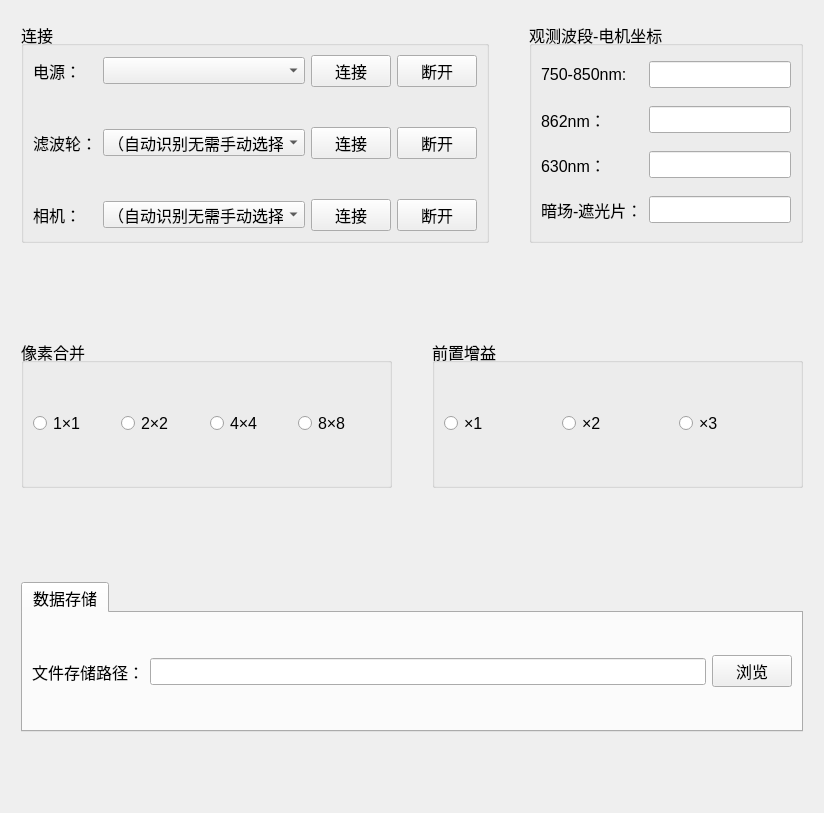
      <widget class="QWidget" name="stackedWidgetPage1">
       <layout class="QVBoxLayout" name="verticalLayout_11">
        <item>
         <layout class="QHBoxLayout" name="horizontalLayout_12">
          <property name="spacing">
           <number>40</number>
          </property>
          <property name="leftMargin">
           <number>10</number>
          </property>
          <property name="topMargin">
           <number>10</number>
          </property>
          <property name="rightMargin">
           <number>10</number>
          </property>
          <property name="bottomMargin">
           <number>10</number>
          </property>
          <item>
           <widget class="QGroupBox" name="groupBox_Link">
            <property name="font">
             <font>
              <pointsize>12</pointsize>
             </font>
            </property>
            <property name="title">
             <string>连接</string>
            </property>
            <property name="alignment">
             <set>Qt::AlignLeading|Qt::AlignLeft|Qt::AlignVCenter</set>
            </property>
            <layout class="QGridLayout" name="gridLayout_15">
             <property name="verticalSpacing">
              <number>40</number>
             </property>
             <item row="2" column="0">
              <widget class="QLabel" name="label_48">
               <property name="text">
                <string>相机：</string>
               </property>
              </widget>
             </item>
             <item row="2" column="1">
              <widget class="QComboBox" name="comboBox_CameraLink">
               <property name="sizePolicy">
                <sizepolicy hsizetype="Preferred" vsizetype="Fixed">
                 <horstretch>1</horstretch>
                 <verstretch>0</verstretch>
                </sizepolicy>
               </property>
               <item>
                <property name="text">
                 <string>（自动识别无需手动选择）</string>
                </property>
               </item>
              </widget>
             </item>
             <item row="0" column="2">
              <widget class="QPushButton" name="btn_PowerConnect">
               <property name="text">
                <string>连接</string>
               </property>
              </widget>
             </item>
             <item row="0" column="0">
              <widget class="QLabel" name="label_47">
               <property name="text">
                <string>电源：  </string>
               </property>
              </widget>
             </item>
             <item row="1" column="0">
              <widget class="QLabel" name="label_49">
               <property name="text">
                <string>滤波轮：</string>
               </property>
              </widget>
             </item>
             <item row="0" column="1">
              <widget class="QComboBox" name="comboBox_powerLink"/>
             </item>
             <item row="1" column="1">
              <widget class="QComboBox" name="comboBox_MotorLink">
               <property name="sizePolicy">
                <sizepolicy hsizetype="Preferred" vsizetype="Fixed">
                 <horstretch>0</horstretch>
                 <verstretch>0</verstretch>
                </sizepolicy>
               </property>
               <property name="layoutDirection">
                <enum>Qt::LeftToRight</enum>
               </property>
               <item>
                <property name="text">
                 <string>（自动识别无需手动选择）</string>
                </property>
               </item>
              </widget>
             </item>
             <item row="0" column="3">
              <widget class="QPushButton" name="btn_PowerDisconnect">
               <property name="text">
                <string>断开</string>
               </property>
              </widget>
             </item>
             <item row="1" column="2">
              <widget class="QPushButton" name="btn_MotorConnect">
               <property name="text">
                <string>连接</string>
               </property>
              </widget>
             </item>
             <item row="1" column="3">
              <widget class="QPushButton" name="btn_MotorDisconnect">
               <property name="sizePolicy">
                <sizepolicy hsizetype="Minimum" vsizetype="Fixed">
                 <horstretch>0</horstretch>
                 <verstretch>0</verstretch>
                </sizepolicy>
               </property>
               <property name="text">
                <string>断开</string>
               </property>
              </widget>
             </item>
             <item row="2" column="2">
              <widget class="QPushButton" name="btn_CameraConnect">
               <property name="text">
                <string>连接</string>
               </property>
              </widget>
             </item>
             <item row="2" column="3">
              <widget class="QPushButton" name="btn_CameraDisconnect">
               <property name="text">
                <string>断开</string>
               </property>
              </widget>
             </item>
            </layout>
           </widget>
          </item>
          <item>
           <widget class="QGroupBox" name="groupBox_Link_6">
            <property name="font">
             <font>
              <pointsize>12</pointsize>
             </font>
            </property>
            <property name="title">
             <string>观测波段-电机坐标</string>
            </property>
            <property name="alignment">
             <set>Qt::AlignLeading|Qt::AlignLeft|Qt::AlignVCenter</set>
            </property>
            <layout class="QGridLayout" name="gridLayout_17">
             <property name="verticalSpacing">
              <number>12</number>
             </property>
             <item row="1" column="1">
              <widget class="QLineEdit" name="lineEdit_862">
               <property name="text">
                <string/>
               </property>
              </widget>
             </item>
             <item row="0" column="1">
              <widget class="QLineEdit" name="lineEdit_750850">
               <property name="text">
                <string/>
               </property>
              </widget>
             </item>
             <item row="3" column="0">
              <widget class="QLabel" name="label_43">
               <property name="text">
                <string>暗场-遮光片：</string>
               </property>
              </widget>
             </item>
             <item row="2" column="0">
              <widget class="QLabel" name="label_41">
               <property name="text">
                <string>630nm：</string>
               </property>
              </widget>
             </item>
             <item row="3" column="1">
              <widget class="QLineEdit" name="lineEdit_000">
               <property name="text">
                <string/>
               </property>
              </widget>
             </item>
             <item row="1" column="0">
              <widget class="QLabel" name="label_39">
               <property name="text">
                <string>862nm：</string>
               </property>
              </widget>
             </item>
             <item row="0" column="0">
              <widget class="QLabel" name="label_45">
               <property name="text">
                <string>750-850nm: </string>
               </property>
              </widget>
             </item>
             <item row="2" column="1">
              <widget class="QLineEdit" name="lineEdit_630">
               <property name="text">
                <string/>
               </property>
              </widget>
             </item>
            </layout>
           </widget>
          </item>
         </layout>
        </item>
        <item>
         <spacer name="verticalSpacer_4">
          <property name="orientation">
           <enum>Qt::Vertical</enum>
          </property>
          <property name="sizeHint" stdset="0">
           <size>
            <width>20</width>
            <height>69</height>
           </size>
          </property>
         </spacer>
        </item>
        <item>
         <layout class="QHBoxLayout" name="horizontalLayout_11">
          <property name="spacing">
           <number>40</number>
          </property>
          <property name="leftMargin">
           <number>10</number>
          </property>
          <property name="topMargin">
           <number>10</number>
          </property>
          <property name="rightMargin">
           <number>10</number>
          </property>
          <property name="bottomMargin">
           <number>10</number>
          </property>
          <item>
           <widget class="QGroupBox" name="groupBox_Binning">
            <property name="sizePolicy">
             <sizepolicy hsizetype="Preferred" vsizetype="Fixed">
              <horstretch>0</horstretch>
              <verstretch>0</verstretch>
             </sizepolicy>
            </property>
            <property name="minimumSize">
             <size>
              <width>0</width>
              <height>150</height>
             </size>
            </property>
            <property name="maximumSize">
             <size>
              <width>16777215</width>
              <height>200</height>
             </size>
            </property>
            <property name="baseSize">
             <size>
              <width>0</width>
              <height>0</height>
             </size>
            </property>
            <property name="font">
             <font>
              <pointsize>12</pointsize>
             </font>
            </property>
            <property name="title">
             <string>像素合并</string>
            </property>
            <property name="alignment">
             <set>Qt::AlignLeading|Qt::AlignLeft|Qt::AlignVCenter</set>
            </property>
            <layout class="QHBoxLayout" name="horizontalLayout_19">
             <item>
              <widget class="QRadioButton" name="radioButton_Binning1x1">
               <property name="font">
                <font>
                 <pointsize>12</pointsize>
                </font>
               </property>
               <property name="text">
                <string>1×1</string>
               </property>
              </widget>
             </item>
             <item>
              <widget class="QRadioButton" name="radioButton_Binning2x2">
               <property name="font">
                <font>
                 <pointsize>12</pointsize>
                </font>
               </property>
               <property name="text">
                <string>2×2</string>
               </property>
              </widget>
             </item>
             <item>
              <widget class="QRadioButton" name="radioButton_Binning4x4">
               <property name="font">
                <font>
                 <pointsize>12</pointsize>
                </font>
               </property>
               <property name="text">
                <string>4×4</string>
               </property>
              </widget>
             </item>
             <item>
              <widget class="QRadioButton" name="radioButton_Binning8x8">
               <property name="font">
                <font>
                 <pointsize>12</pointsize>
                </font>
               </property>
               <property name="text">
                <string>8×8</string>
               </property>
              </widget>
             </item>
            </layout>
           </widget>
          </item>
          <item>
           <widget class="QGroupBox" name="groupBox_Gain">
            <property name="sizePolicy">
             <sizepolicy hsizetype="Preferred" vsizetype="Fixed">
              <horstretch>0</horstretch>
              <verstretch>0</verstretch>
             </sizepolicy>
            </property>
            <property name="maximumSize">
             <size>
              <width>16777215</width>
              <height>150</height>
             </size>
            </property>
            <property name="font">
             <font>
              <pointsize>12</pointsize>
             </font>
            </property>
            <property name="title">
             <string>前置增益</string>
            </property>
            <property name="alignment">
             <set>Qt::AlignLeading|Qt::AlignLeft|Qt::AlignVCenter</set>
            </property>
            <layout class="QHBoxLayout" name="horizontalLayout_7">
             <item>
              <widget class="QRadioButton" name="radioButton_Gain1">
               <property name="font">
                <font>
                 <pointsize>12</pointsize>
                </font>
               </property>
               <property name="layoutDirection">
                <enum>Qt::LeftToRight</enum>
               </property>
               <property name="text">
                <string>×1</string>
               </property>
              </widget>
             </item>
             <item>
              <widget class="QRadioButton" name="radioButton_Gain2">
               <property name="font">
                <font>
                 <pointsize>12</pointsize>
                </font>
               </property>
               <property name="text">
                <string>×2</string>
               </property>
              </widget>
             </item>
             <item>
              <widget class="QRadioButton" name="radioButton_Gain3">
               <property name="font">
                <font>
                 <pointsize>12</pointsize>
                </font>
               </property>
               <property name="text">
                <string>×3</string>
               </property>
              </widget>
             </item>
            </layout>
           </widget>
          </item>
         </layout>
        </item>
        <item>
         <spacer name="verticalSpacer_3">
          <property name="orientation">
           <enum>Qt::Vertical</enum>
          </property>
          <property name="sizeHint" stdset="0">
           <size>
            <width>20</width>
            <height>68</height>
           </size>
          </property>
         </spacer>
        </item>
        <item>
         <layout class="QHBoxLayout" name="horizontalLayout_16">
          <property name="leftMargin">
           <number>10</number>
          </property>
          <property name="topMargin">
           <number>10</number>
          </property>
          <property name="rightMargin">
           <number>10</number>
          </property>
          <property name="bottomMargin">
           <number>10</number>
          </property>
          <item>
           <widget class="QTabWidget" name="tabWidget_3">
            <property name="sizePolicy">
             <sizepolicy hsizetype="Expanding" vsizetype="Fixed">
              <horstretch>0</horstretch>
              <verstretch>0</verstretch>
             </sizepolicy>
            </property>
            <property name="minimumSize">
             <size>
              <width>0</width>
              <height>150</height>
             </size>
            </property>
            <property name="maximumSize">
             <size>
              <width>16777215</width>
              <height>250</height>
             </size>
            </property>
            <property name="font">
             <font>
              <pointsize>12</pointsize>
             </font>
            </property>
            <property name="currentIndex">
             <number>0</number>
            </property>
            <widget class="QWidget" name="tab_3">
             <attribute name="title">
              <string>数据存储</string>
             </attribute>
             <layout class="QHBoxLayout" name="horizontalLayout_13">
              <item>
               <widget class="QLabel" name="label_56">
                <property name="text">
                 <string>文件存储路径：</string>
                </property>
               </widget>
              </item>
              <item>
               <widget class="QLineEdit" name="lineEdit_DataStorePath">
                <property name="readOnly">
                 <bool>true</bool>
                </property>
               </widget>
              </item>
              <item>
               <widget class="QPushButton" name="pushButton_2">
                <property name="text">
                 <string>浏览</string>
                </property>
               </widget>
              </item>
             </layout>
            </widget>
           </widget>
          </item>
         </layout>
        </item>
        <item>
         <spacer name="verticalSpacer_2">
          <property name="orientation">
           <enum>Qt::Vertical</enum>
          </property>
          <property name="sizeType">
           <enum>QSizePolicy::Fixed</enum>
          </property>
          <property name="sizeHint" stdset="0">
           <size>
            <width>20</width>
            <height>60</height>
           </size>
          </property>
         </spacer>
        </item>
       </layout>
      </widget>
